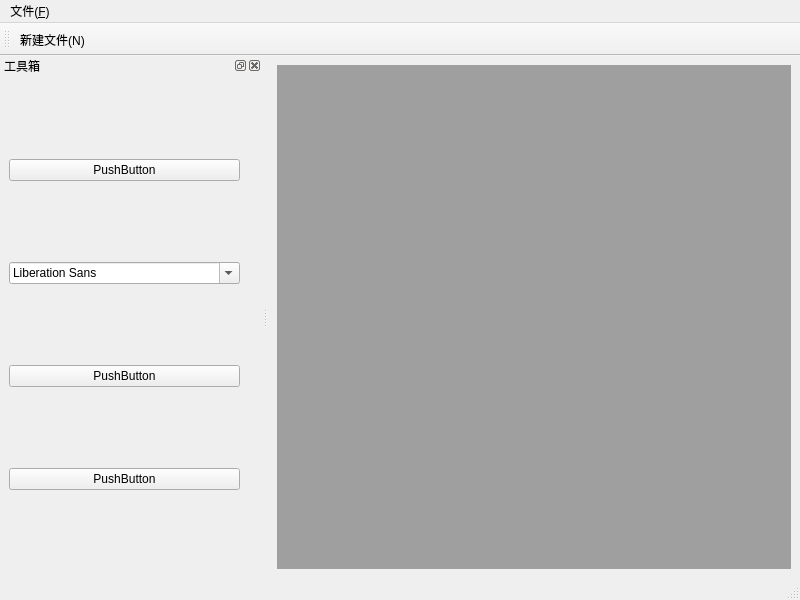
<?xml version="1.0" encoding="UTF-8"?>
<ui version="4.0">
 <class>MainWindow</class>
 <widget class="QMainWindow" name="MainWindow">
  <property name="geometry">
   <rect>
    <x>0</x>
    <y>0</y>
    <width>800</width>
    <height>600</height>
   </rect>
  </property>
  <property name="windowTitle">
   <string>MainWindow</string>
  </property>
  <widget class="QWidget" name="centralwidget">
   <layout class="QVBoxLayout" name="verticalLayout">
    <item>
     <widget class="QMdiArea" name="mdiArea"/>
    </item>
   </layout>
  </widget>
  <widget class="QMenuBar" name="menubar">
   <property name="geometry">
    <rect>
     <x>0</x>
     <y>0</y>
     <width>800</width>
     <height>25</height>
    </rect>
   </property>
   <widget class="QMenu" name="menu_F">
    <property name="title">
     <string>文件(&amp;F)</string>
    </property>
    <addaction name="action_New"/>
    <addaction name="action_Dock"/>
   </widget>
   <addaction name="menu_F"/>
  </widget>
  <widget class="QStatusBar" name="statusbar"/>
  <widget class="QToolBar" name="toolBar">
   <property name="windowTitle">
    <string>toolBar</string>
   </property>
   <attribute name="toolBarArea">
    <enum>TopToolBarArea</enum>
   </attribute>
   <attribute name="toolBarBreak">
    <bool>false</bool>
   </attribute>
   <addaction name="action_New"/>
  </widget>
  <widget class="QDockWidget" name="dockWidget">
   <property name="windowTitle">
    <string>工具箱</string>
   </property>
   <attribute name="dockWidgetArea">
    <number>1</number>
   </attribute>
   <widget class="QWidget" name="dockWidgetContents">
    <layout class="QGridLayout" name="gridLayout">
     <item row="2" column="0">
      <widget class="QPushButton" name="pushButton">
       <property name="text">
        <string>PushButton</string>
       </property>
      </widget>
     </item>
     <item row="3" column="0">
      <widget class="QPushButton" name="pushButton_2">
       <property name="text">
        <string>PushButton</string>
       </property>
      </widget>
     </item>
     <item row="0" column="0">
      <widget class="QPushButton" name="pushButton_3">
       <property name="text">
        <string>PushButton</string>
       </property>
      </widget>
     </item>
     <item row="0" column="1">
      <widget class="QLabel" name="label">
       <property name="text">
        <string/>
       </property>
      </widget>
     </item>
     <item row="1" column="0">
      <widget class="QFontComboBox" name="fontComboBox"/>
     </item>
    </layout>
   </widget>
  </widget>
  <action name="action_New">
   <property name="icon">
    <iconset resource="myimages.qrc">
     <normaloff>:/image/myimages/new.png</normaloff>:/image/myimages/new.png</iconset>
   </property>
   <property name="text">
    <string>新建文件(&amp;N)</string>
   </property>
   <property name="toolTip">
    <string>新建文件</string>
   </property>
   <property name="shortcut">
    <string>Ctrl+N</string>
   </property>
  </action>
  <action name="action_Dock">
   <property name="text">
    <string>打开工具箱(&amp;D)</string>
   </property>
   <property name="toolTip">
    <string>打开工具箱</string>
   </property>
   <property name="menuRole">
    <enum>QAction::NoRole</enum>
   </property>
  </action>
 </widget>
 <resources>
  <include location="myimages.qrc"/>
 </resources>
 <connections/>
</ui>
